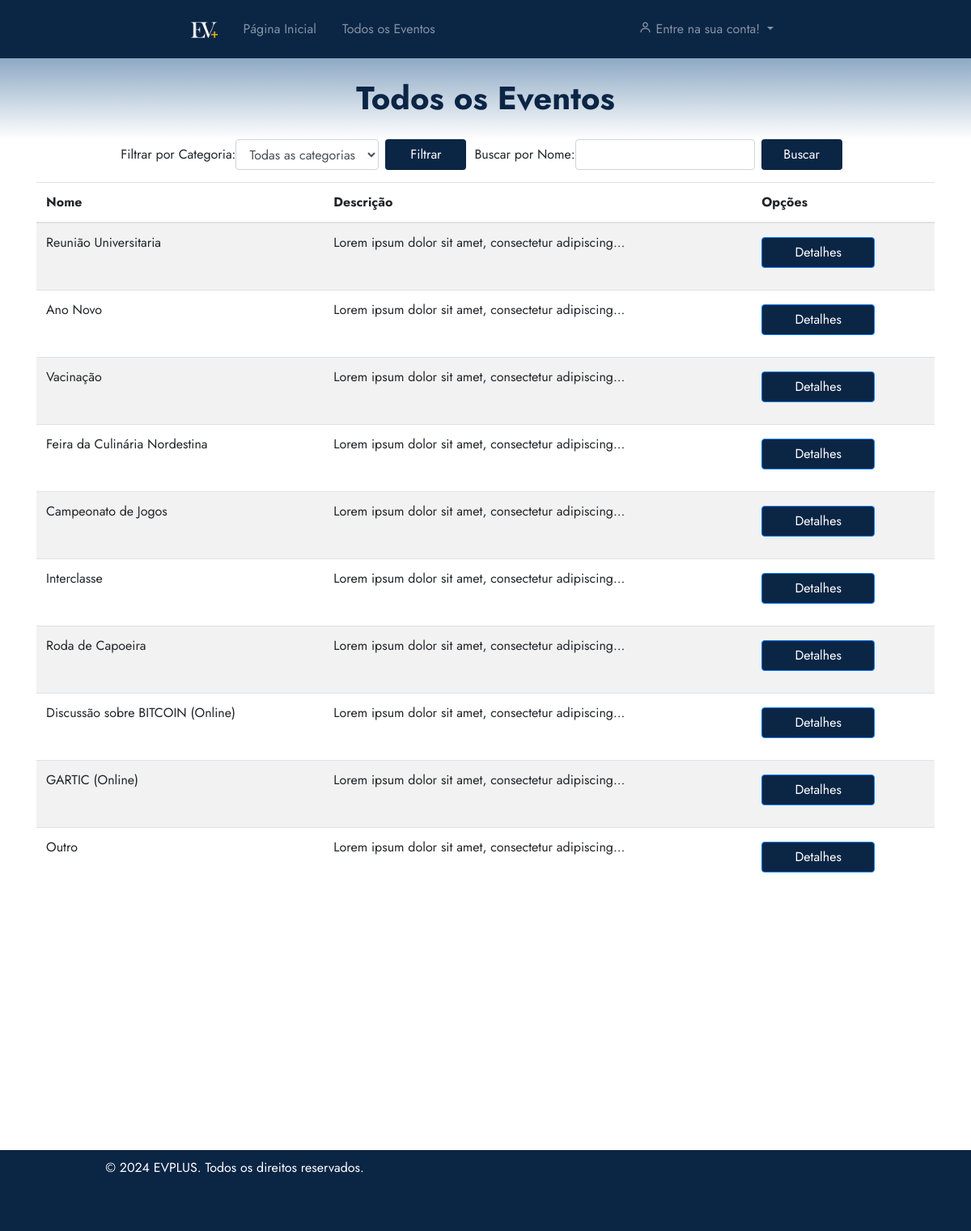
The app's page /eventos/todos-eventos/ with its own data.
### eventos/models.py (models this page shows, shortened)
class Evento(models.Model):
    user = models.ForeignKey(User, on_delete=models.CASCADE)
    clients = models.ManyToManyField(User, through='Inscricao', related_name='eventos')
    name = models.CharField(max_length=100)
    description = models.TextField()
    local = models.CharField(max_length=100)
    date = models.DateField()
    time = models.TimeField()
    category = models.CharField(max_length=100)
    banner = models.ImageField(null=True, blank=True, upload_to='banners/')
    limite_inscricoes = models.PositiveIntegerField(null=True, blank=True, verbose_name="Limite de Inscrições")
    finalizado = models.BooleanField(default=False)
    certificados = models.ManyToManyField(User, through='Certificado', related_name='eventos_certificados')
    avaliacoes = models.ManyToManyField(User, through='Avaliacao', related_name='eventos_avaliados')

### eventos/views.py (the view)
# urls.py: path('todos-eventos/', views.listarTodosEventos, name='todos_eventos'),
def listarTodosEventos(request):
    categoria = request.GET.get('categoria')
    nome = request.GET.get('nome')
    eventosDisponiveis = Evento.objects.filter(finalizado=False)
    if categoria:
        eventosDisponiveis = eventosDisponiveis.filter(category=categoria)
    if nome:
        eventosDisponiveis = eventosDisponiveis.filter(name__icontains=nome)
    for evento in eventosDisponiveis:
        if len(evento.description) > 50:
            evento.description = evento.description[:50] + '...'
    return render(request, 'todosEventos.html', {'eventos': eventosDisponiveis})

### eventos/templates/todosEventos.html (shortened to what this page needs)
{% extends 'base.html' %}
{% load static %}
{% block 'head' %}
    <link rel="stylesheet" href="{% static 'eventos/css/todosEventos.css' %}">
{% endblock %}
{% block 'dashboard' %}
    <div class="container">
        <div class="row">
            <div class="col-md-12">
                <form method="GET" action="{% url 'eventos:todos_eventos' %}" class="form-inline">
                    <div class="form-group mr-2">
                        <label for="categoria">Filtrar por Categoria:</label>
                        <select class="form-control" id="categoria" name="categoria">
                            <option value="">Todas as categorias</option>
                        </select>
                    </div>
                    <button type="submit" class="btn btn-filter">Filtrar</button>
                    <div class="form-group">
                        <label for="nome">Buscar por Nome:</label>
                        <input type="text" class="form-control mr-2" id="nome" name="nome">
                    </div>
                    <button type="submit" class="btn btn-filter">Buscar</button>
                </form>
            </div>
        </div>
        <div class="row" style="margin-bottom: 300px;">
            <div class="col-md-12">
                <div class="panel panel-default">
                    <div class="panel-body">
                        <div class="table-responsive">
                            <table class="table table-striped">
                                <thead>
                                    <tr>
                                        <th>Nome</th>
                                        <th>Descrição</th>
                                        <th>Opções</th>
                                    </tr>
                                </thead>
                                <tbody>
                                    {% for evento in eventos %}
                                        <tr>
                                            <td>{{ evento.name }}</td>
                                            <td>{{ evento.description }}</td>
                                            <td>
                                                <a href="{% url 'eventos:detalhes_evento' evento.id %}" class="btn btn-primary">Detalhes</a>
                                            </td>
                                        </tr>
                                    {% endfor %}
                                </tbody>
                            </table>
                        </div>
                    </div>
                </div>
            </div>
        </div>
    </div>
{% endblock %}

### templates/static/general/css/base.css (style rules this page uses)
* { margin: 0; padding: 0; box-sizing: border-box; font-family: "Jost" , sans-serif; }

### templates/static/general/css/general.css (style rules this page uses)
:root { --main-color: #8da9c4; --dark-color: #0b2545; --light-color: #eef4ed; --contrast-color: #467afd; --differential-color: #134074; }

### templates/static/eventos/css/todosEventos.css (style rules this page uses)
.btn-primary { width: 140px; background-color: var(--dark-color); margin-top: 5px; margin-bottom: 15px; }
.btn-filter { height: 38px; width: 100px; background-color: var(--dark-color); padding: 5px; color: white; margin-right: 10px; }
.form-inline { margint-top: 20px; margin-bottom: 15px; display: flex; justify-content: center; }

### records on screen
Evento: name "Reunião Universitaria", description "Lorem ipsum dolor sit amet, consectetur adipiscing..."
Evento: name "Ano Novo", description "Lorem ipsum dolor sit amet, consectetur adipiscing..."
Evento: name "Vacinação", description "Lorem ipsum dolor sit amet, consectetur adipiscing..."
Evento: name "Feira da Culinária Nordestina", description "Lorem ipsum dolor sit amet, consectetur adipiscing..."
Evento: name "Campeonato de Jogos", description "Lorem ipsum dolor sit amet, consectetur adipiscing..."
Evento: name "Interclasse", description "Lorem ipsum dolor sit amet, consectetur adipiscing..."
Evento: name "Roda de Capoeira", description "Lorem ipsum dolor sit amet, consectetur adipiscing..."
Evento: name "Discussão sobre BITCOIN (Online)", description "Lorem ipsum dolor sit amet, consectetur adipiscing..."
Evento: name "GARTIC (Online)", description "Lorem ipsum dolor sit amet, consectetur adipiscing..."
Evento: name "Outro", description "Lorem ipsum dolor sit amet, consectetur adipiscing..."
